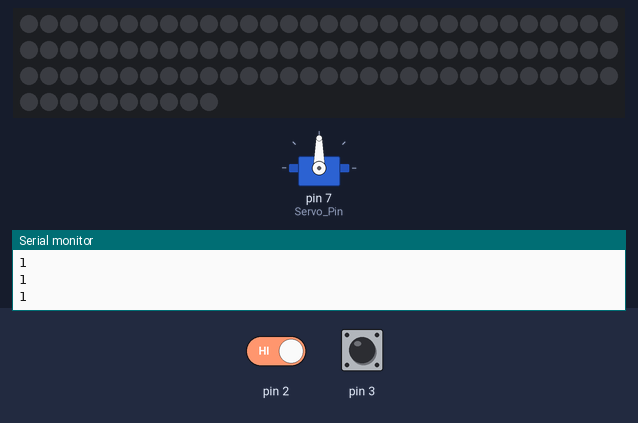
Simulated run of this sketch. Board: Arduino Uno, built with avr-gcc and run on an emulated ATmega328P. On the bench: 100 RGB LEDs in strip order, left to right, continuing on the next row, servo, the last lines printed to the serial monitor. The test bench sets the inputs (shaded band); at power-on: pin 2 HIGH, pin 3 HIGH.

Above: at 1.2 s.
1.3 s: pin 2 driven LOW
At 1.46 s:
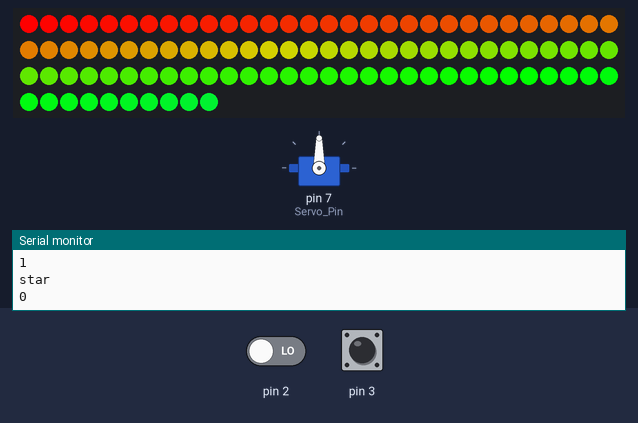
At 2.06 s:
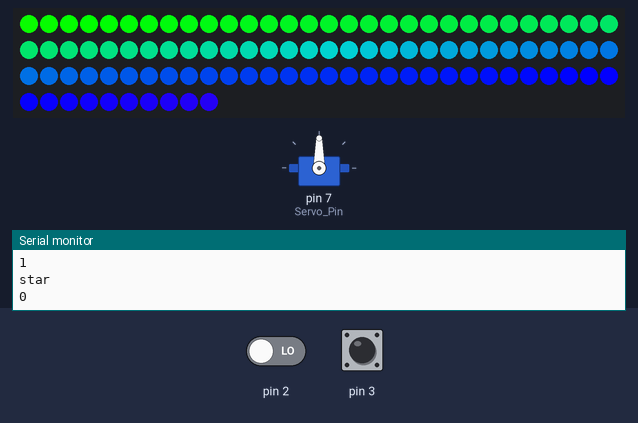
Timing chart, 0 to 16.9 s (numbered marks = the images above; inputs shaded):
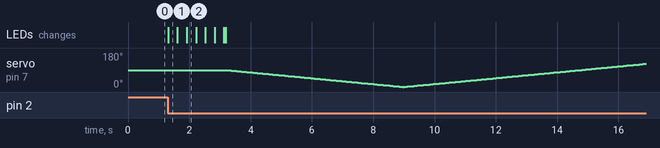

Measured:
- after the input at 1.3 s, the LEDs: change at once (image 1)

The sketch:

Tsukaken_Projection2023_otameshi.ino
```cpp
#include <VarSpeedServo.h>       // ライブラリのインクルード
#include <Adafruit_NeoPixel.h>

VarSpeedServo myservo;
Adafruit_NeoPixel strip0 = Adafruit_NeoPixel(100, 4, NEO_GRB + NEO_KHZ800);

//servoピン設定
#define Servo_Pin   7
boolean flag = false;

void setup() {
  // put your setup code here, to run once:
  strip0.begin();
  strip0.show();

  myservo.attach(Servo_Pin);     // サーボ接続ピンをD7に

  attachInterrupt(0, Interrupt, FALLING); // 認識部がさえぎられた時にInterrupt関数に飛ぶ
  attachInterrupt(1, Interrupt, FALLING); // スイッチが押された時にInterrupt関数に飛ぶ
  Serial.begin(9600);
}

void loop() {
  // put your main code here, to run repeatedly:
  int value = digitalRead(2);
  // 認識部がさえぎられると1になる
  Serial.println(value);

  if(flag == true){
    rainbow(2);
    myservo.write(0, 10, true);
    myservo.write(90, 10, true);
    myservo.write(180, 10, true);  // 速度10で180°まで動かし完了を待つ
    myservo.write(90, 10, true);
    myservo.write(0, 10, true);
    flag = false;
  }
  delay(100);
}

void Interrupt(){
  Serial.println("star");
  flag = true;
}
```

rainbow.ino
```cpp
void rainbow(uint8_t wait) {
  uint16_t i, j;

  for(j=0; j<256; j++) {
    for(i=0; i<strip0.numPixels(); i++) {
      strip0.setPixelColor(i, Wheel((i+j) & 255, 0));
    }
    strip0.show();
    delay(wait);
  }
}

// Input a value 0 to 255 to get a color value.
// The colours are a transition r - g - b - back to r.
uint32_t Wheel(byte WheelPos, int num) {
  WheelPos = 255 - WheelPos;
  if(num == 0){
    if(WheelPos < 85) {
      return strip0.Color(255 - WheelPos * 3, 0, WheelPos * 3);
    }
    if(WheelPos < 170) {
      WheelPos -= 85;
      return strip0.Color(0, WheelPos * 3, 255 - WheelPos * 3);
    }
    WheelPos -= 170;
    return strip0.Color(WheelPos * 3, 255 - WheelPos * 3, 0);
  }
}
```
